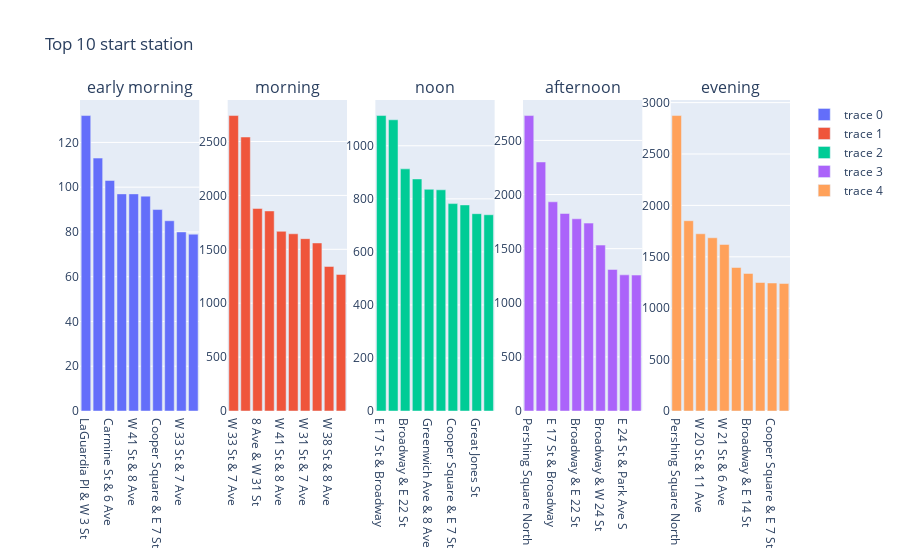

Notebook cell for this chart:
### Code cell
day_parts = ['early morning','morning', 'noon', 'afternoon','evening']
fig = tools.make_subplots(rows=1, cols=5, subplot_titles=day_parts)

df_station_end = df.groupby(['End Station ID', 'End Station Name', 'End Station Latitude', 'End Station Longitude','part_of_day']).count().reset_index()[['End Station ID', 'End Station Name', 'End Station Latitude', 'End Station Longitude', 'age','part_of_day']]
df_station_end.rename(columns={
    'End Station ID': 'id',
    'End Station Name': 'name',
    'End Station Latitude':'lat',
    'End Station Longitude': 'lon'
}, inplace= True)
df_station_start = df.groupby(['Start Station ID', 'Start Station Name', 'Start Station Latitude', 'Start Station Longitude','part_of_day']).count().reset_index()[['Start Station ID', 'Start Station Name', 'Start Station Latitude', 'Start Station Longitude', 'age','part_of_day']]
df_station_start.rename(columns={
    'Start Station ID': 'id',
    'Start Station Name': 'name',
    'Start Station Latitude':'lat',
    'Start Station Longitude': 'lon'
}, inplace= True)


for idx, daypart in enumerate(day_parts):
    df_start_top10 = df_station_start[df_station_start['part_of_day'] == daypart].sort_values(['age'], ascending=False).head(10)
    trace = go.Bar(
            x=df_start_top10.name,
            y=df_start_top10.age
    )
    fig.append_trace(trace, 1, idx + 1)

fig['layout'].update(title='Top 10 start station')

iplot(fig)

### Figure 1 — Plotly figure (JSON) as saved in the notebook; plotly's stock layout.template omitted (floating-point values rounded to 4 significant figures)
{"data": [{"type": "bar", "x": ["LaGuardia Pl & W 3 St", "Allen St & Stanton St", "Carmine St & 6 Ave", "W 4 St & 7 Ave S", "W 41 St & 8 Ave", "9 Ave & W 18 St", "Cooper Square & E 7 St", "1 Ave & E 16 St", "W 33 St & 7 Ave", "E 3 St & 1 Ave"], "xaxis": "x", "y": [132, 113, 103, 97, 97, 96, 90, 85, 80, 79], "yaxis": "y"}, {"type": "bar", "x": ["W 33 St & 7 Ave", "Pershing Square North", "8 Ave & W 31 St", "8 Ave & W 33 St", "W 41 St & 8 Ave", "W 42 St & Dyer Ave", "W 31 St & 7 Ave", "E 14 St & Avenue B", "W 38 St & 8 Ave", "E 10 St & Avenue A"], "xaxis": "x2", "y": [2741, 2542, 1879, 1856, 1667, 1644, 1599, 1559, 1341, 1267], "yaxis": "y2"}, {"type": "bar", "x": ["E 17 St & Broadway", "W 21 St & 6 Ave", "Broadway & E 22 St", "Broadway & E 14 St", "Greenwich Ave & 8 Ave", "Pershing Square North", "Cooper Square & E 7 St", "E 10 St & Avenue A", "Great Jones St", "Cleveland Pl & Spring St"], "xaxis": "x3", "y": [1114, 1098, 913, 875, 836, 834, 782, 777, 744, 740], "yaxis": "y3"}, {"type": "bar", "x": ["Pershing Square North", "W 52 St & 5 Ave", "E 17 St & Broadway", "E 47 St & Park Ave", "Broadway & E 22 St", "W 21 St & 6 Ave", "Broadway & W 24 St", "Broadway & E 14 St", "E 24 St & Park Ave S", "W 18 St & 6 Ave"], "xaxis": "x4", "y": [2730, 2301, 1933, 1825, 1776, 1736, 1533, 1308, 1258, 1256], "yaxis": "y4"}, {"type": "bar", "x": ["Pershing Square North", "Broadway & E 22 St", "W 20 St & 11 Ave", "E 17 St & Broadway", "W 21 St & 6 Ave", "W 41 St & 8 Ave", "Broadway & E 14 St", "W 31 St & 7 Ave", "Cooper Square & E 7 St", "W 38 St & 8 Ave"], "xaxis": "x5", "y": [2874, 1851, 1724, 1685, 1620, 1396, 1338, 1250, 1245, 1240], "yaxis": "y5"}], "layout": {"annotations": [{"font": {"size": 16}, "showarrow": false, "text": "early morning", "x": 0.084, "xanchor": "center", "xref": "paper", "y": 1, "yanchor": "bottom", "yref": "paper"}, {"font": {"size": 16}, "showarrow": false, "text": "morning", "x": 0.292, "xanchor": "center", "xref": "paper", "y": 1, "yanchor": "bottom", "yref": "paper"}, {"font": {"size": 16}, "showarrow": false, "text": "noon", "x": 0.5, "xanchor": "center", "xref": "paper", "y": 1, "yanchor": "bottom", "yref": "paper"}, {"font": {"size": 16}, "showarrow": false, "text": "afternoon", "x": 0.708, "xanchor": "center", "xref": "paper", "y": 1, "yanchor": "bottom", "yref": "paper"}, {"font": {"size": 16}, "showarrow": false, "text": "evening", "x": 0.916, "xanchor": "center", "xref": "paper", "y": 1, "yanchor": "bottom", "yref": "paper"}], "title": {"text": "Top 10 start station"}, "xaxis": {"anchor": "y", "domain": [0, 0.168]}, "xaxis2": {"anchor": "y2", "domain": [0.208, 0.376]}, "xaxis3": {"anchor": "y3", "domain": [0.416, 0.584]}, "xaxis4": {"anchor": "y4", "domain": [0.624, 0.792]}, "xaxis5": {"anchor": "y5", "domain": [0.832, 1]}, "yaxis": {"anchor": "x", "domain": [0, 1]}, "yaxis2": {"anchor": "x2", "domain": [0, 1]}, "yaxis3": {"anchor": "x3", "domain": [0, 1]}, "yaxis4": {"anchor": "x4", "domain": [0, 1]}, "yaxis5": {"anchor": "x5", "domain": [0, 1]}}}
